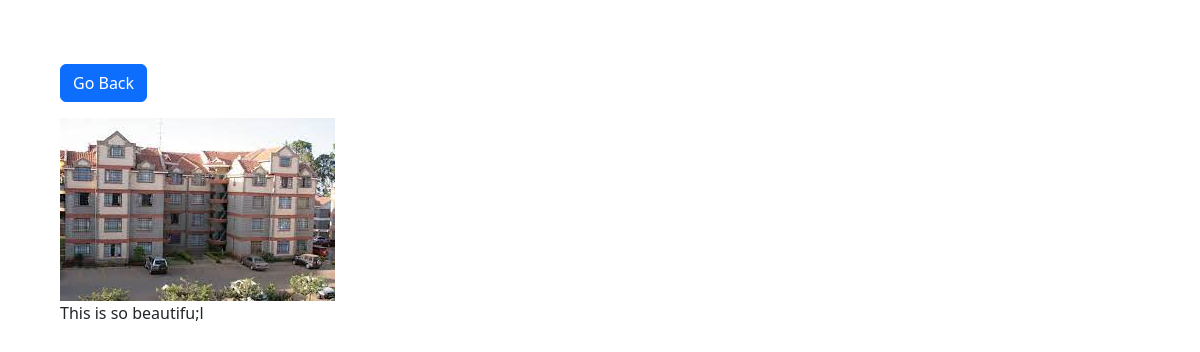
The app's page /photo/2/ with its own data.
### photos/models.py (models this page shows, shortened)
class Photo(models.Model):
    category = models.ForeignKey(Category, on_delete=models.SET_NULL, null=True, blank=True)
    image = models.ImageField(null=False, blank=False)
    description = models.TextField()

### photos/views.py (the view)
# urls.py: path('photo/<str:pk>/', views.viewPhoto, name='photo'),
def viewPhoto(request, pk):
    photos = Photo.objects.get(id=pk)
    return render(request, 'photos/photo.html', {'photo':photos})

### photos/templates/photos/photo.html (shortened to what this page needs)
<html lang="en">
<head>
<link href="https://cdn.jsdelivr.net/npm/bootstrap@5.2.0-beta1/dist/css/bootstrap.min.css" rel="stylesheet">
</head>
<body>
    <div class="m-5">
        <div class="container">
            <div class="row justify-content-center">
                <div class="col">
                    <a href="{% url 'gallery' %}" class="btn btn-primary my-3">Go Back</a>
                    <div style="height: 90vh;">
                            <img style="max-width: 80%; max-height:80%;" src="{{photo.image.url}}" alt="">
                            <p>{{photo.description}}</p>
                    </div>
                </div>
            </div>
        </div>
    </div>
</body>
</html>

### records on screen
Photo: image (picture), description "This is so beautifu;l"
